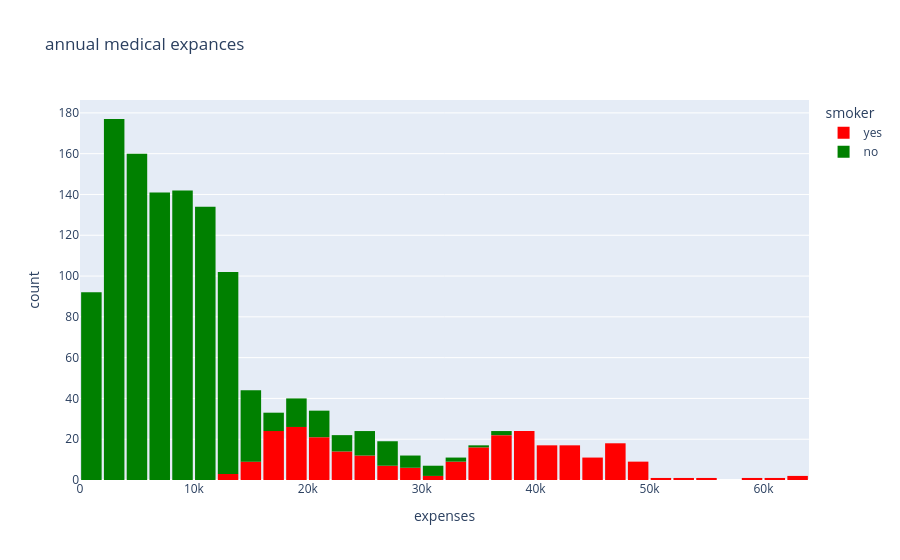

Notebook cell for this chart:
### Code cell
fig3 = px.histogram(df, x = 'expenses', color = 'smoker', color_discrete_sequence = ['red', 'green'], title = 'annual medical expances')
fig3.update_layout(bargap = 0.1)
fig3.show()

### Figure 1 — Plotly figure (JSON) as saved in the notebook; plotly's stock layout.template omitted (floating-point values rounded to 4 significant figures; data arrays with more than 128 entries replaced by an {"elided": "..."} marker saying what was removed)
{"data": [{"bingroup": "x", "hovertemplate": "smoker=yes<br>expenses=%{x}<br>count=%{y}<extra></extra>", "legendgroup": "yes", "marker": {"color": "red", "pattern": {"shape": ""}}, "name": "yes", "orientation": "v", "showlegend": true, "type": "histogram", "x": {"elided": "274 float values"}, "xaxis": "x", "yaxis": "y"}, {"bingroup": "x", "hovertemplate": "smoker=no<br>expenses=%{x}<br>count=%{y}<extra></extra>", "legendgroup": "no", "marker": {"color": "green", "pattern": {"shape": ""}}, "name": "no", "orientation": "v", "showlegend": true, "type": "histogram", "x": {"elided": "1064 float values"}, "xaxis": "x", "yaxis": "y"}], "layout": {"bargap": 0.1, "barmode": "relative", "legend": {"title": {"text": "smoker"}, "tracegroupgap": 0}, "title": {"text": "annual medical expances"}, "xaxis": {"anchor": "y", "domain": [0, 1], "title": {"text": "expenses"}}, "yaxis": {"anchor": "x", "domain": [0, 1], "title": {"text": "count"}}}}
